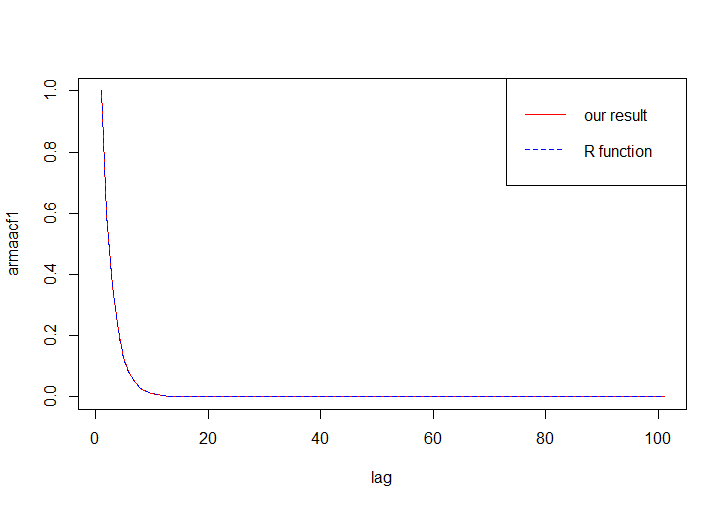

R code for this plot:
set.seed(123456789)
coeff = 0.6
armaacf1 = coeff^(0:100)
armaacf2 = ARMAacf(ar = coeff, lag.max = 100)
all(abs(armaacf1 - armaacf2) < 1e-6)
plot(armaacf1,type="l", col='red', xlab ="lag")
lines(armaacf2, lty =2, col='blue')
legend("topright", legend = c("our result", "R function"), col = c("red","blue"), lty =c(1,2))
